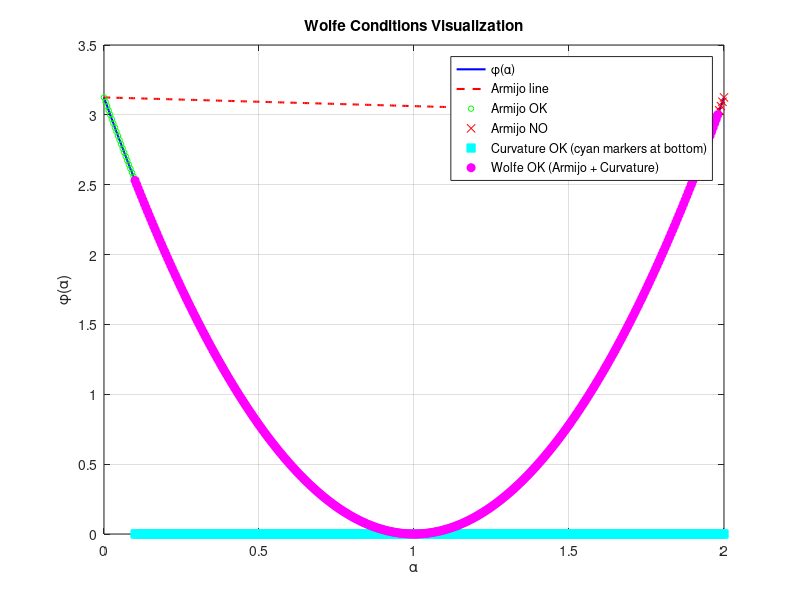

Recreate this plot in MATLAB.
%% Wolfe conditions: Armijo + curvature demo
clear; clc; close all;

%% Function and derivative
f  = @(x) 0.5 * x.^2;
df = @(x) x;

%% Starting point
xk = 2.5;
gk = df(xk);
dk = -gk;

%% Alpha grid
alphas = linspace(0, 2, 400);
phi    = f(xk + alphas*dk);
dphi   = df(xk + alphas*dk) .* dk;   % directional derivative

%% Parameters
c1 = 1e-2;
c2 = 0.9;    % must be > c1

%% Armijo line
armijo_line = f(xk) + c1 * alphas * (gk * dk);

%% Armijo acceptance
armijo_ok = phi <= armijo_line;

%% Curvature acceptance
curvature_ok = dphi >= c2 * (gk * dk);

%% Wolfe (both)
wolfe_ok = armijo_ok & curvature_ok;

%% Plot phi(alpha)
figure; clf; hold on; box on; grid on;

plot(alphas, phi, 'b-', 'LineWidth', 1.5);
plot(alphas, armijo_line, 'r--', 'LineWidth', 1.5);

plot(alphas(armijo_ok), phi(armijo_ok), 'go', 'MarkerSize', 4);
plot(alphas(~armijo_ok), phi(~armijo_ok), 'rx', 'MarkerSize', 6);

% Mark curvature regions
y_min = min(phi);
y_max = max(phi);
plot(alphas(curvature_ok), y_min*ones(sum(curvature_ok),1), 'cs', 'MarkerFaceColor','c');

% Wolfe-acceptable region
plot(alphas(wolfe_ok), phi(wolfe_ok), 'mo', 'MarkerFaceColor','m','MarkerSize',6);

legend('\phi(\alpha)', 'Armijo line', ...
       'Armijo OK', 'Armijo NO', ...
       'Curvature OK (cyan markers at bottom)', ...
       'Wolfe OK (Armijo + Curvature)', ...
       'Location', 'best');

title('Wolfe Conditions Visualization');
xlabel('\alpha');
ylabel('\phi(\alpha)');
